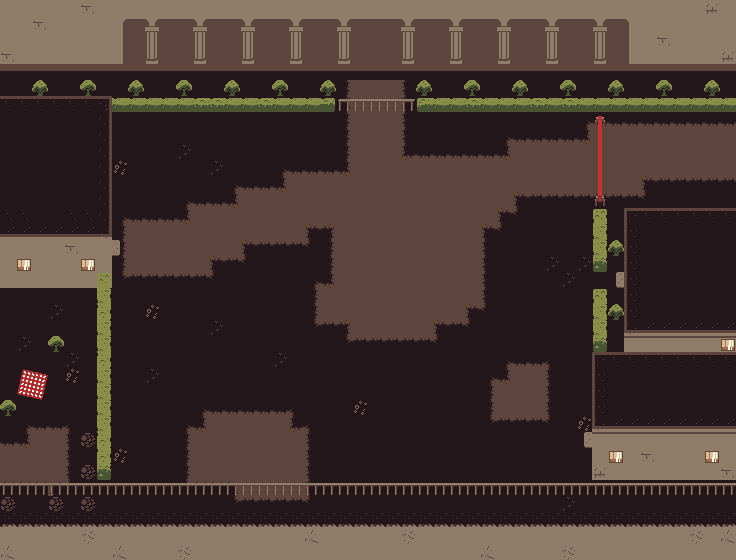

This game map was drawn from its Tiled (.tmx) file and the tilesets committed beside it. A one-line description and the trimmed map source follow:
An orthogonal 46x35 tile map with 16x16 px tiles, 2 tile layers (Ground, Deco) and 4 objects.

<map version="1.5" tiledversion="1.7.2" orientation="orthogonal" renderorder="right-down" width="46" height="35" tilewidth="16" tileheight="16" infinite="0" nextlayerid="7" nextobjectid="9">
 <editorsettings>
  <export target="../maps/playMap.lua" format="lua" />
 </editorsettings>
 <tileset firstgid="1" name="worldTiles" tilewidth="16" tileheight="16" tilecount="72" columns="9">
  <image source="../sprites/tileset/tileset.png" width="144" height="128" />
 </tileset>
 <layer id="1" name="Ground" width="46" height="35">
  <data>[1610 cells, 1610 non-empty, 31 distinct tile ids]</data>
 </layer>
 <layer id="3" name="Deco" width="46" height="35">
  <data>[1610 cells, 610 non-empty, 49 distinct tile ids]</data>
 </layer>
 <objectgroup id="6" name="Wall">
  <object id="5" x="112" y="96" width="496" height="16" />
  <object id="6" x="592" y="112" width="16" height="368" />
  <object id="7" x="96" y="480" width="512" height="16" />
  <object id="8" x="96" y="96" width="16" height="384" />
 </objectgroup>
</map>